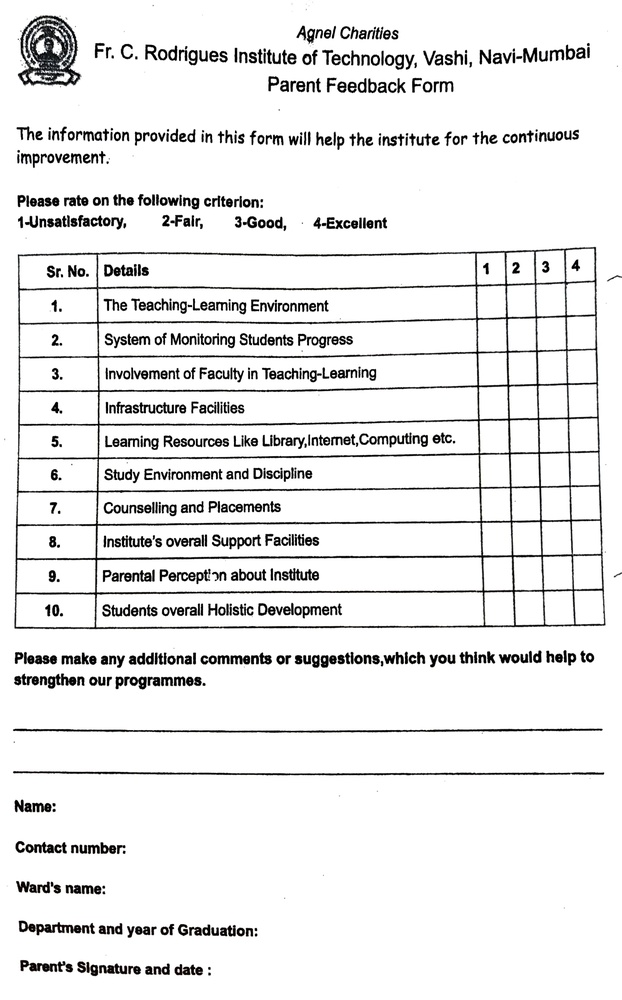
#> input picture remains/templates/PTI Parent Feedback Form_page-0001.jpg, 622 x 1000 px, shrunk from 2054 x 3300 before the run
$ python -i table_detect.py   (imports and definitions only)
#> lines starting #> are read from the running program, lines starting #| are printed output that depends on the picture; after the words box and inside, x2 and y2 are one past the last pixel; in counts of white or black regions, pixels touching at a corner belong together
# utils/table_detect.py
from typing import Tuple, List

import numpy as np
import cv2


def find_table_region(gray: np.ndarray) -> Tuple[int, int, int, int]:
    H, W = gray.shape
#> H = 1000; W = 622

    g = cv2.GaussianBlur(gray, (3, 3), 0)
    bw = cv2.adaptiveThreshold(g, 255, cv2.ADAPTIVE_THRESH_MEAN_C,
                               cv2.THRESH_BINARY_INV, 31, 9)
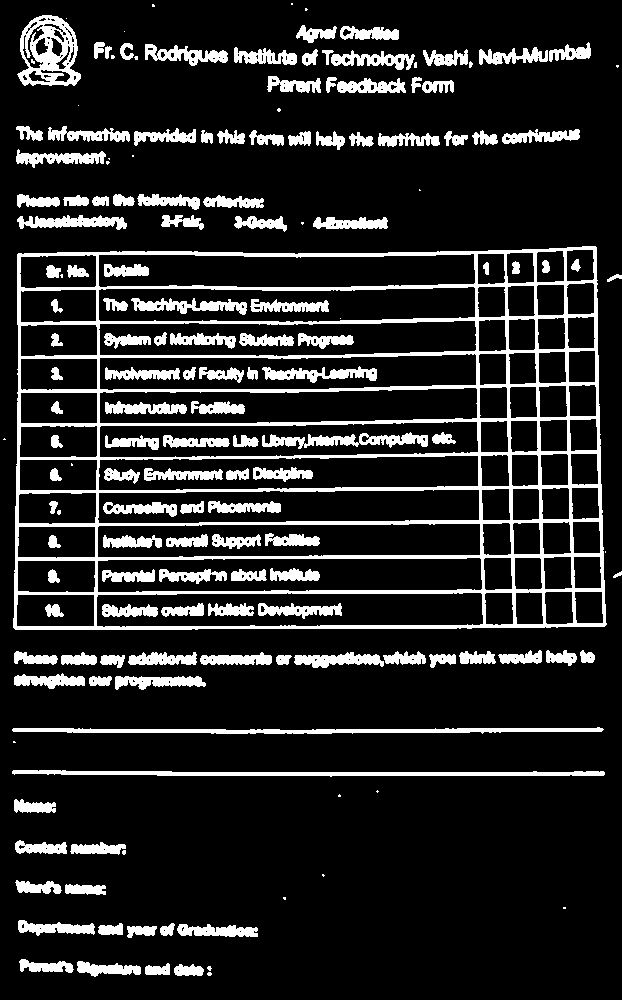
#> bw: shape (1000, 622); 14.7% white; 167 white regions (32 under 20 px), largest, box (x1, y1, x2, y2) and area: (13, 246, 607, 630) 33008, (12, 727, 604, 734) 2447, (17, 15, 81, 86) 2433

    kx = max(15, W // 40)
#> kx = 15
    ky = max(15, H // 40)
#> ky = 25
    hor = cv2.morphologyEx(bw, cv2.MORPH_OPEN,
                           cv2.getStructuringElement(cv2.MORPH_RECT, (kx, 1)), iterations=1)
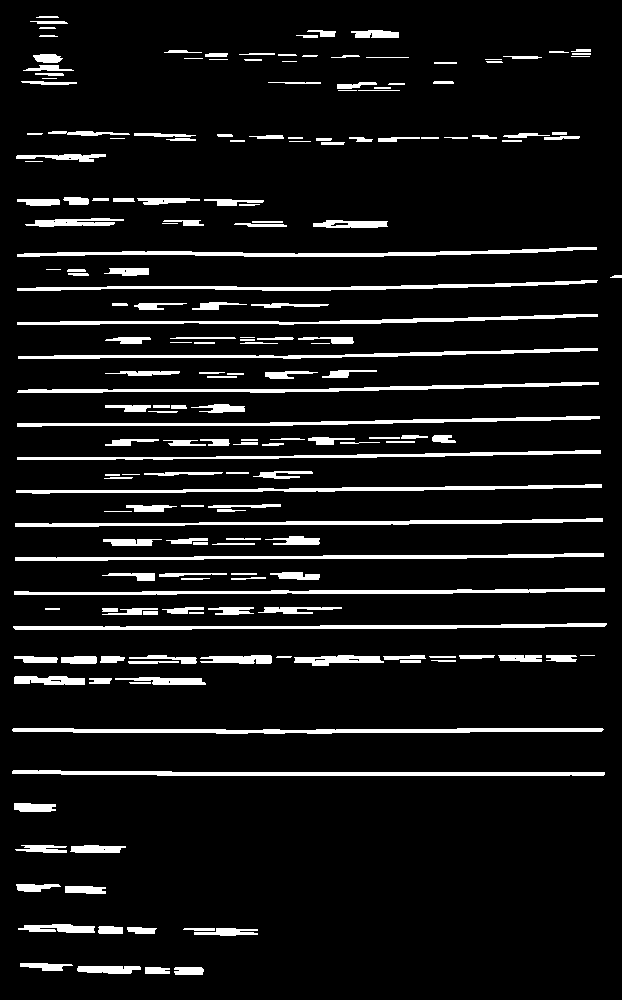
#> hor: shape (1000, 622); 8.6% white; 196 white regions (15 under 20 px), largest, box (x1, y1, x2, y2) and area: (12, 770, 605, 776) 2382, (12, 728, 604, 734) 2380, (13, 623, 607, 630) 2168
    ver = cv2.morphologyEx(bw, cv2.MORPH_OPEN,
                           cv2.getStructuringElement(cv2.MORPH_RECT, (1, ky)), iterations=1)
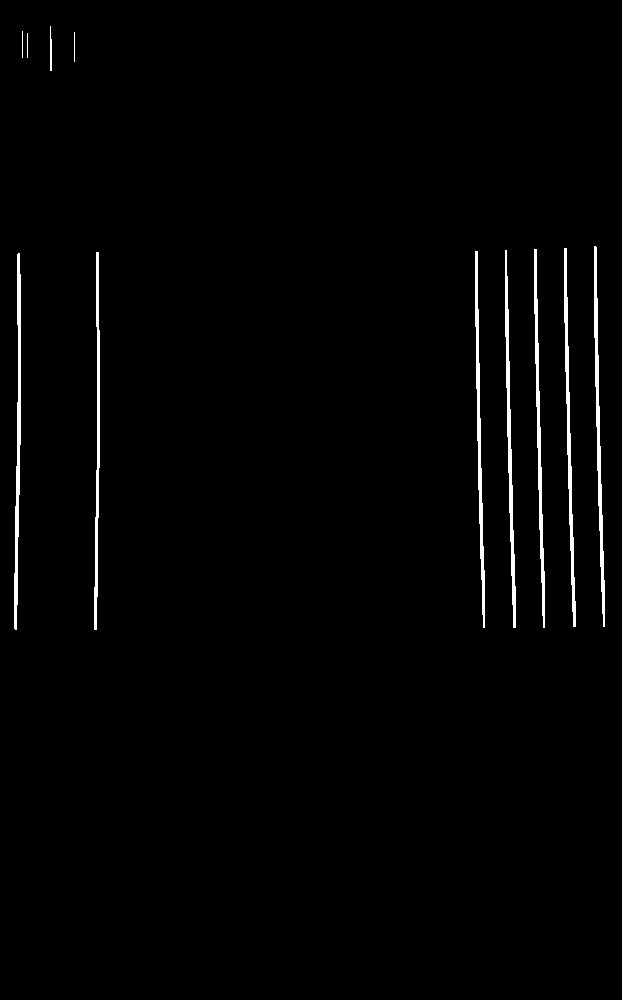
#> ver: shape (1000, 622); 1.5% white; 11 white regions, largest, box (x1, y1, x2, y2) and area: (14, 253, 21, 630) 1315, (594, 246, 605, 627) 1313, (505, 250, 516, 628) 1296
    grid = cv2.bitwise_or(hor, ver)
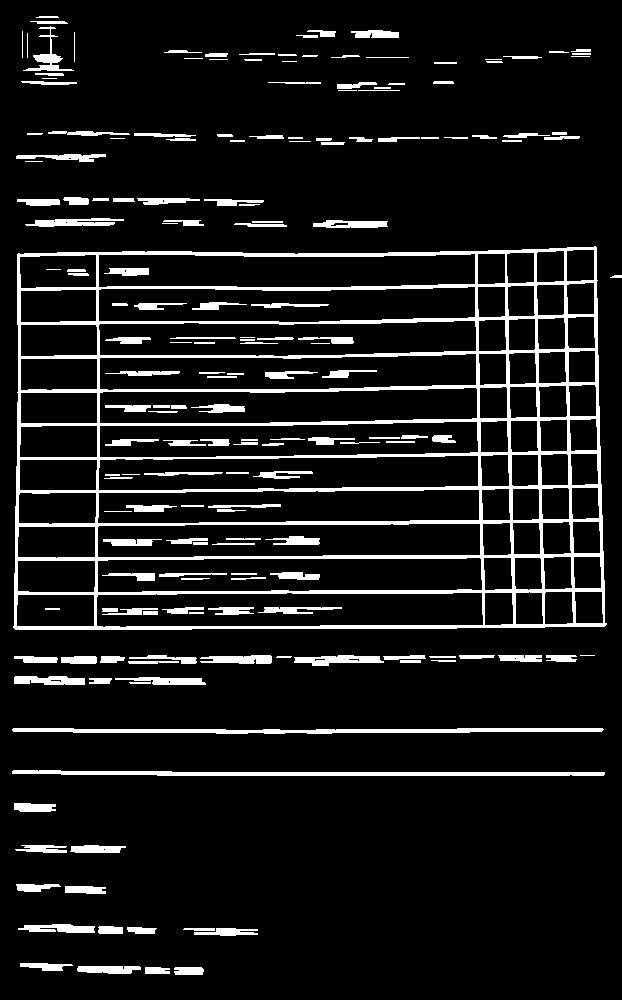
#> grid: shape (1000, 622); 9.8% white; 185 white regions (15 under 20 px), largest, box (x1, y1, x2, y2) and area: (13, 246, 607, 630) 32025, (12, 770, 605, 776) 2382, (12, 728, 604, 734) 2380
    grid = cv2.dilate(grid, np.ones((3, 3), np.uint8), iterations=1)
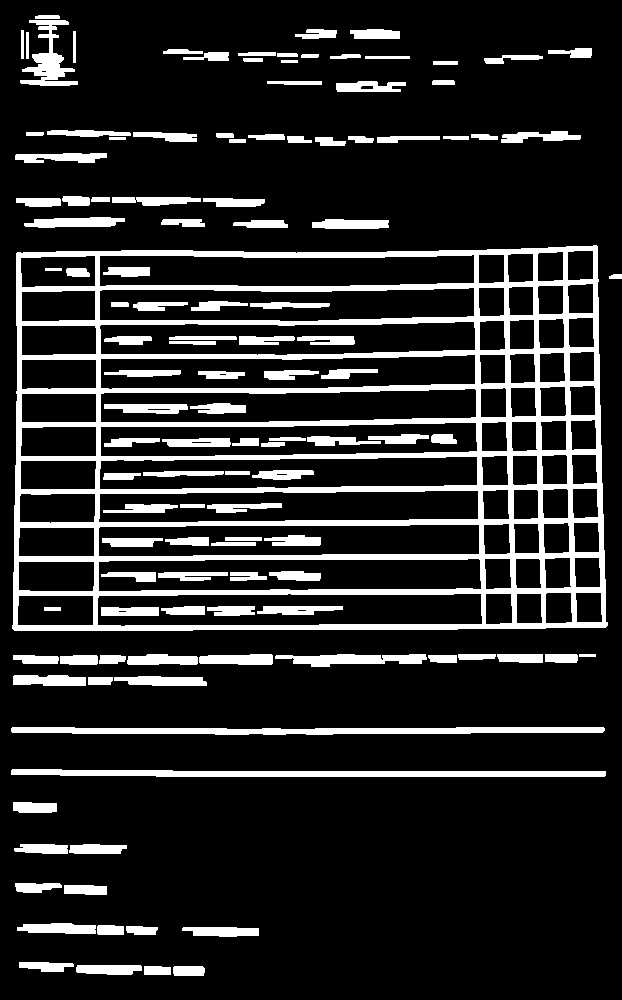
#> grid: shape (1000, 622); 15.7% white; 124 white regions

    cnts, _ = cv2.findContours(grid, cv2.RETR_EXTERNAL, cv2.CHAIN_APPROX_SIMPLE)
#> cnts = 77 contours; largest, box (x1, y1, x2, y2) and area: (12, 245, 608, 631) 221606, (11, 727, 605, 735) 2994, (11, 769, 606, 777) 2988, (20, 20, 78, 86) 1243, (275, 654, 427, 667) 1103

    best = None
    best_score = -1.0
    for c in cnts:
        x, y, w, h = cv2.boundingRect(c)
        area = float(w * h)
        if w < W * 0.30 or h < H * 0.25:
            continue

        x_center = x + w * 0.5
        y_center = y + h * 0.5

        right_bias = (x_center / W)
        mid_bias = 1.0 - abs((y_center / H) - 0.55)
        score = area * (1.0 + 0.6 * right_bias + 0.3 * mid_bias)

        if score > best_score:
            best_score = score
            best = (x, y, w, h)
#> this loop made 77 passes
#> (x, y, w, h, area, x_center, y_center, right_bias) on pass 31: (12, 245, 596, 386, 230056, 310, 438, 0.498)
#> (x, y, w, h, area) on passes 1 to 6: (173, 966, 32, 10, 320), (144, 966, 27, 9, 243), (76, 965, 66, 10, 660), (19, 962, 55, 10, 550), (182, 927, 77, 10, 770), (126, 926, 32, 9, 288)
#> after the loop, best_score = 360137.8

    if best is None:
        x1 = int(W * 0.60); x2 = int(W * 0.95)
        y1 = int(H * 0.24); y2 = int(H * 0.86)
        return (x1, y1, x2, y2)

    x, y, w, h = best
#> x = 12; y = 245; w = 596; h = 386
    pad = max(10, int(0.012 * max(W, H)))
#> pad = 12
    x1 = max(0, x - pad)
#> x1 = 0
    y1 = max(0, y - pad)
#> y1 = 233
    x2 = min(W - 1, x + w + pad)
#> x2 = 620
    y2 = min(H - 1, y + h + pad)
#> y2 = 643

    if (y2 - y1) < H * 0.18 or (x2 - x1) < W * 0.28:
        fx1 = int(W * 0.60); fx2 = int(W * 0.95)
        fy1 = int(H * 0.24); fy2 = int(H * 0.86)
        return (fx1, fy1, fx2, fy2)

    return (x1, y1, x2, y2)


def split_rows_cols(gray: np.ndarray, box, n_rows=10, n_cols=4):
    x1, y1, x2, y2 = box
    H = max(1, y2 - y1)
    W = max(1, x2 - x1)
    row_bands = [(y1 + (H * i) // n_rows, y1 + (H * (i + 1)) // n_rows) for i in range(n_rows)]
    col_bands = [(x1 + (W * j) // n_cols, x1 + (W * (j + 1)) // n_cols) for j in range(n_cols)]
    return row_bands, col_bands


def cluster_1d(values: List[int], expected: int, tol: int) -> List[int]:
    if not values:
        return []
    vals = sorted(values)
    clusters: List[List[int]] = [[vals[0]]]
    for v in vals[1:]:
        if abs(v - clusters[-1][-1]) <= tol:
            clusters[-1].append(v)
        else:
            clusters.append([v])
    centers = [int(sum(c) / len(c)) for c in clusters]
    centers.sort()
    while len(centers) > expected and len(centers) > 2:
        gaps = [(centers[i + 1] - centers[i], i) for i in range(len(centers) - 1)]
        gaps.sort(key=lambda t: t[0])
        _, idx = gaps[0]
        a, b = centers[idx], centers[idx + 1]
        merged = int((a + b) // 2)
        centers = centers[:idx] + [merged] + centers[idx + 2:]
    return centers


def bands_from_boundaries(bounds: List[int]):
    bounds = sorted(list(set(bounds)))
    return [(bounds[i], bounds[i + 1]) for i in range(len(bounds) - 1)]

>>> import cv2
>>> picture = cv2.imread('../templates/PTI Parent Feedback Form_page-0001.jpg', cv2.IMREAD_GRAYSCALE)
>>> result = find_table_region(picture)
#> result = (0, 233, 620, 643)
